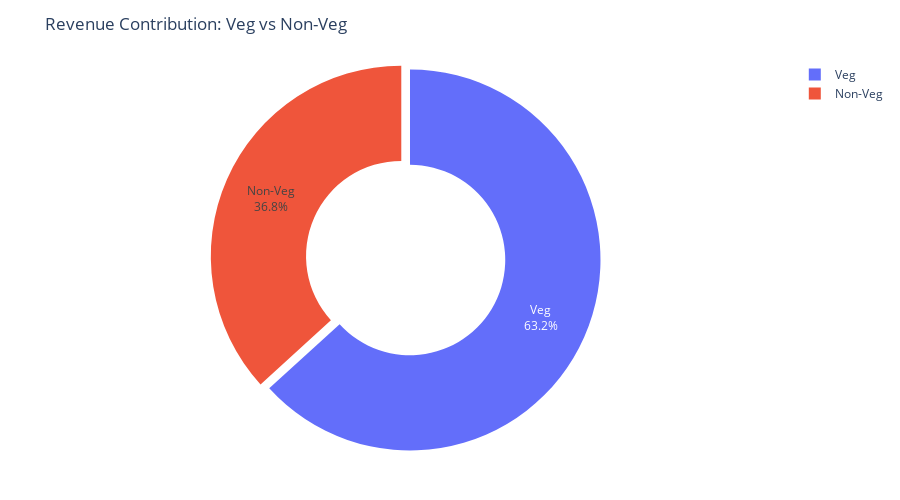

The cell this chart's notebook holds for it:
### Code cell
fig = px.pie(
    food_revenue,
    values="Price (INR)",
    names="Food Category",
    hole=0.5,
    title="Revenue Contribution: Veg vs Non-Veg"
)

fig.update_traces(
    textinfo = "percent + label",
    pull = [0.05,0]
)

fig.update_layout(
    height = 500,
    margin = dict(t=60, b=40, l=40, r=40)
)

fig.show()

### Figure 1 — Plotly figure (JSON) as saved in the notebook; plotly's stock layout.template omitted (floating-point values rounded to 4 significant figures)
{"data": [{"domain": {"x": [0, 1], "y": [0, 1]}, "hole": 0.5, "hovertemplate": "Food Category=%{label}<br>Price (INR)=%{value}<extra></extra>", "labels": ["Non-Veg", "Veg"], "legendgroup": "", "name": "", "pull": [0.05, 0], "showlegend": true, "textinfo": "percent+label", "type": "pie", "values": [19490000.0, 33520000.0]}], "layout": {"height": 500, "legend": {"tracegroupgap": 0}, "margin": {"b": 40, "l": 40, "r": 40, "t": 60}, "title": {"text": "Revenue Contribution: Veg vs Non-Veg"}}}
